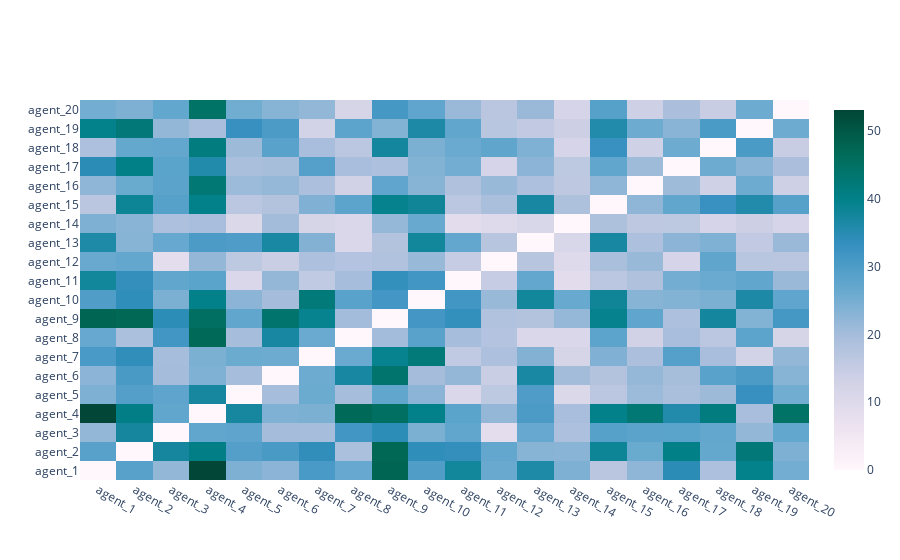

The notebook cell this image was saved under:
### Code cell
fig = heatmap(
    net.similarity_heatmap(),
    x_labels=['agent_'+str(i+1) for i in range(len(net.agents))],
    y_labels=['agent_'+str(i+1) for i in range(len(net.agents))]
)
fig.show()

### Figure 1 — Plotly figure (JSON) as saved in the notebook; plotly's stock layout.template omitted (floating-point values rounded to 4 significant figures; data arrays with more than 128 entries replaced by an {"elided": "..."} marker saying what was removed)
{"data": [{"colorscale": [[0.0, "rgb(255,247,251)"], [0.125, "rgb(236,226,240)"], [0.25, "rgb(208,209,230)"], [0.375, "rgb(166,189,219)"], [0.5, "rgb(103,169,207)"], [0.625, "rgb(54,144,192)"], [0.75, "rgb(2,129,138)"], [0.875, "rgb(1,108,89)"], [1.0, "rgb(1,70,54)"]], "hoverongaps": false, "x": ["agent_1", "agent_2", "agent_3", "agent_4", "agent_5", "agent_6", "agent_7", "agent_8", "agent_9", "agent_10", "agent_11", "agent_12", "agent_13", "agent_14", "agent_15", "agent_16", "agent_17", "agent_18", "agent_19", "agent_20"], "y": ["agent_1", "agent_2", "agent_3", "agent_4", "agent_5", "agent_6", "agent_7", "agent_8", "agent_9", "agent_10", "agent_11", "agent_12", "agent_13", "agent_14", "agent_15", "agent_16", "agent_17", "agent_18", "agent_19", "agent_20"], "z": {"elided": "20x20 float values"}, "type": "heatmap"}], "layout": {}}
